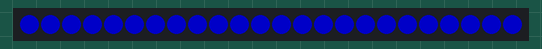
Bench run of a sketch on a simulated Arduino Uno, built with avr-gcc and run on an emulated ATmega328P. Parts: 24 RGB LEDs in strip order, left to right. Dim RGB values are drawn brighter than linear; colours are those a GRB WS2812 strip shows for the declared byte order.

Above: at 0.1 s.
At 1.1 s:
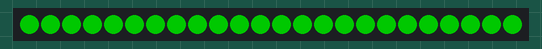
At 2.05 s:
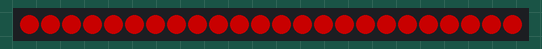

Measured:
- by itself, everything shown: repeats every 2.1 s, in 3 steps
- what the display in image 1 shows lasts 1.0 s, from 1.0 s to 2.0 s

The sketch:

sketch_feb8a.ino
```cpp
#include <FastLED.h>

#define LED_NUM 24
#define LED_PIN 11

CRGB leds[1][LED_NUM];

void setup() {
  Serial.begin(9600);

  FastLED.addLeds<WS2812B, LED_PIN, GBR>(leds[0], LED_NUM);
  FastLED.setBrightness(100);
}

void loop(){
  FastLED.setBrightness(100);

  for(int i = 0;  i < LED_NUM; i++){
    leds[0][i] = CRGB(255, 0, 0);
  }
  FastLED.show();

  delay(1000);

  for(int i = 0;  i < LED_NUM; i++){
    leds[0][i] = CRGB(0, 255, 0);
  }
  FastLED.show();

  delay(1000);

  for(int i = 0;  i < LED_NUM; i++){
    leds[0][i] = CRGB(0, 0, 255);
  }
  FastLED.show();

  delay(100);
}
```
